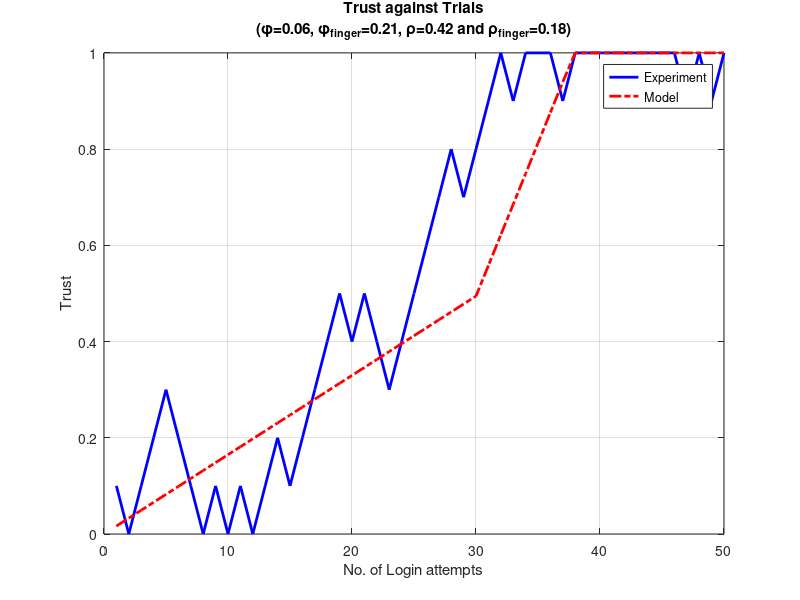

This chart was generated by the following MATLAB code:
clear;

fn_f=18.2/100;
fp_f=21.5/100;

fn_fc=28.8/100;
fp_fc=27.7/100;

rho=fn_f+fn_fc-(fn_f*fn_fc);
phi=fp_f*fp_fc;

sim_t=50;
track_trust=zeros(1,sim_t);
track_math=zeros(1,sim_t);

tm=zeros(1,sim_t);
tt=zeros(1,sim_t);

trust=0;
cnt=1;

gamma=0.8;
reward=0.1;

punishment=0.1;
is_node_mal=0;

pass=0;
fail=0;

pass_finger=0;
pass_face=0;

n_trust=0;
n_trust_prime=0;

trials=1;

for j=1:trials
   for i=1:sim_t                               %for every arrival
        x=rand();                               %toss a coin

        %% None malicious user
        if(is_node_mal==0)                      %is node is non-malicious, then we use FNR
            if(and(x<=(1-fn_fc),trust<gamma))   %if less than threshold the face through face detector
                pass_face=1;
            elseif(trust>=gamma)                %else if user is trusted, 
                pass_face=1;                    %then we assume he passes face detection
            end

            x=rand();                           %less check for finger printing
            if(x<=(1-fn_f))                     %the finger through finger detector
                pass_finger=1;
            end

            if(and(pass_face==1, pass_finger==1))
                trust=trust+reward;             %Reward successful login
                trust=min(1, trust);            %bound it to the upper boundary
            else
                trust=trust-punishment;         %punish loosers
                trust=max(-1, trust);           %ensure it is within the boundary
            end
           
            
            

           %% Gathering data to the mathematical model
            if(trust>=gamma)                    %counting
                n_trust=n_trust+1;
            else
                n_trust_prime=n_trust_prime+1;
            end


            if(is_node_mal==0)
                N=n_trust + n_trust_prime;
                track_math(cnt)=reward*N - (reward+punishment)*(rho*n_trust_prime + fn_f*n_trust);
                track_math(cnt)=max(-1,min(1,track_math(cnt)));
            else
                N=n_trust + n_trust_prime;
                track_math(cnt)=-punishment*N + (reward+punishment)*(phi*n_trust_prime + fp_f*n_trust);
                track_math(cnt)=max(-1,min(1,track_math(cnt)));
            end
            
            
            
            
                
        else
        %% Malicous user
            if(and(x<=(fp_fc),trust<gamma))   %if less than threshold the face through face detector
                pass_face=1;
            elseif(trust>=gamma)                %else if user is trusted, 
                pass_face=1;                    %then we assume he passes face detection
            end

            x=rand();                           %less check for finger printing
            if(x<=(fp_f))                       %the finger through finger detector
                pass_finger=1;
            end

            if(and(pass_face==1, pass_finger==1))
                trust=trust+reward;             %Reward successful login
                trust=min(1, trust);            %bound it to the upper boundary
            else
                trust=trust-punishment;         %punish loosers
                trust=max(-1, trust);           %ensure it is within the boundary
            end
           
            
            

           %% Gathering data to the mathematical model
            if(trust>=gamma)                    %counting
                n_trust=n_trust+1;
            else
                n_trust_prime=n_trust_prime+1;
            end

            if(is_node_mal==0)
                N=n_trust + n_trust_prime;
                track_math(cnt)=reward*N - (reward+punishment)*(rho*n_trust_prime + fn_f*n_trust);
                track_math(cnt)=max(-1,min(1,track_math(cnt)));
            else
                N=n_trust + n_trust_prime;
                track_math(cnt)=-punishment*N + (reward+punishment)*(phi*n_trust_prime + fp_f*n_trust);
                track_math(cnt)=max(-1,min(1,track_math(cnt)));
            end
        
        
        
        
        end

        %% End of one test
        pass_face=0;
        pass_finger=0;
        track_trust(cnt)=trust;
        cnt=cnt+1;
   end 
    
   
   
   %% Trying the experiment to improve the confidence interval
   tt=tt+(track_trust/trials);
   tm=tm+(track_math/trials);
   cnt=1;
   trust=0;
   n_trust_prime=0;
   n_trust=0;
end


figure;
plot(tt, '-b', 'linewidth',2);
hold on;
plot(tm, '-.r', 'linewidth',2);
legend('Experiment', 'Model');
xlabel('No. of Login attempts');
ylabel('Trust');
my_title=sprintf('Trust against Trials\n(\\phi=%0.2f, \\phi_{finger}=%0.2f, \\rho=%0.2f and \\rho_{finger}=%0.2f)', phi, fp_f, rho, fn_f);
title(my_title);
grid on;
hold off
